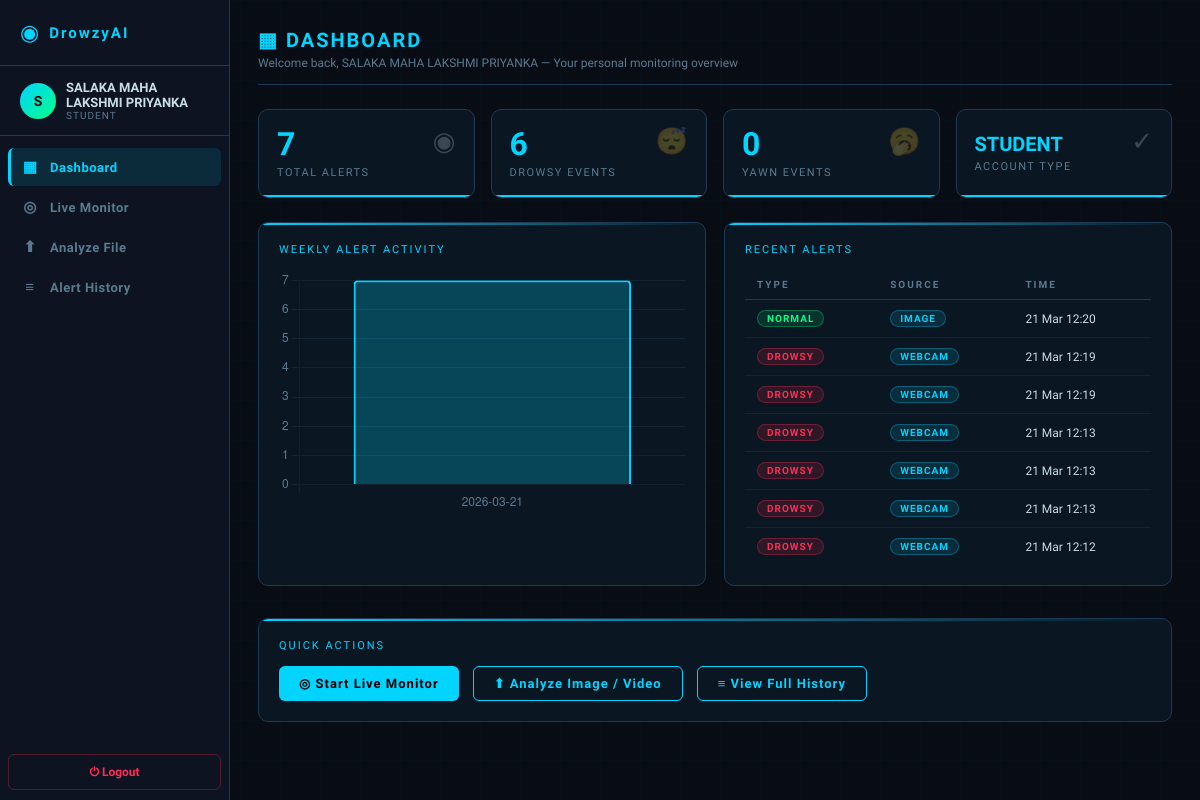
The page /dashboard (signed in) on the database as committed earlier.
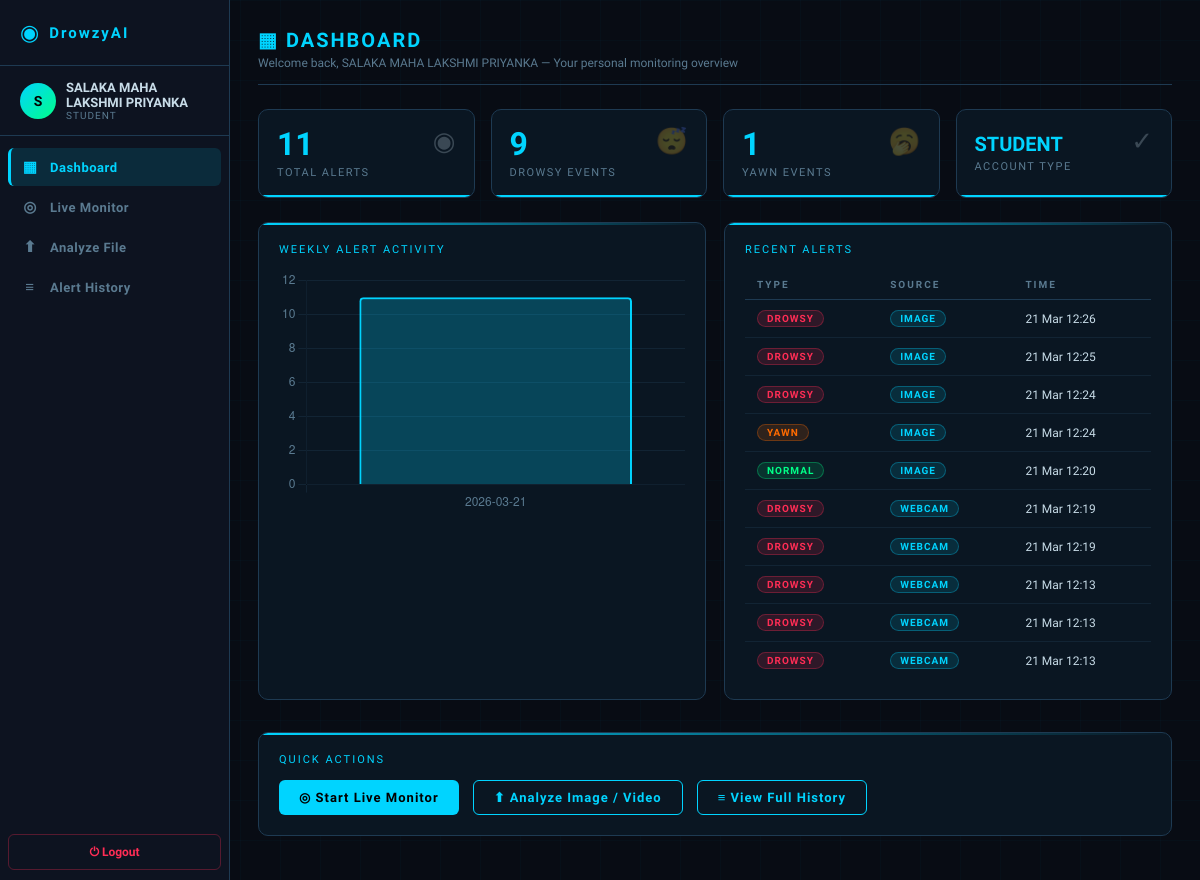
The same page on the database as committed later.
### models/user.py (models this page shows)
class AlertLog(db.Model):
    __tablename__ = 'alert_logs'
    id = db.Column(db.Integer, primary_key=True)
    user_id = db.Column(db.Integer, db.ForeignKey('users.id'), nullable=True)
    alert_type = db.Column(db.String(50))
    source = db.Column(db.String(20))
    confidence = db.Column(db.Float, nullable=True)
    snapshot_path = db.Column(db.String(200), nullable=True)
    timestamp = db.Column(db.DateTime, default=datetime.utcnow)
    details = db.Column(db.Text, nullable=True)

### routes/main_routes.py (the view)
@main_bp.route('/dashboard')
@login_required
def dashboard():
    total_logs  = AlertLog.query.filter_by(user_id=current_user.id).count()
    drowsy_logs = AlertLog.query.filter_by(user_id=current_user.id, alert_type='DROWSY').count()
    yawn_logs   = AlertLog.query.filter_by(user_id=current_user.id, alert_type='YAWN').count()
    recent_logs = AlertLog.query.filter_by(user_id=current_user.id)\
                    .order_by(AlertLog.timestamp.desc()).limit(10).all()
    week_ago = datetime.utcnow() - timedelta(days=7)
    rows = db.session.query(
        func.date(AlertLog.timestamp).label('date'),
        func.count(AlertLog.id).label('count')
    ).filter(
        AlertLog.user_id == current_user.id,
        AlertLog.timestamp >= week_ago
    ).group_by(func.date(AlertLog.timestamp)).all()
    weekly = [{'date': str(r.date), 'count': int(r.count)} for r in rows]
    all_users_count  = 0
    all_alerts_count = 0
    students_count   = 0
    if current_user.role == 'admin':
        all_users_count  = User.query.count()
        all_alerts_count = AlertLog.query.count()
        students_count   = User.query.filter_by(role='student').count()
    return render_template('dashboard.html',
        total_logs=total_logs,
        drowsy_logs=drowsy_logs,
        yawn_logs=yawn_logs,
        recent_logs=recent_logs,
        weekly=weekly,
        all_users_count=all_users_count,
        all_alerts_count=all_alerts_count,
        students_count=students_count
    )

### models/user.py (called while the page is built)
@login_manager.user_loader
def load_user(user_id):
    return User.query.get(int(user_id))

### templates/dashboard.html (shortened to what this page needs)
{% extends 'base.html' %}
{% block content %}
<div class="page-header animate-in">
  <div class="page-title">▦ DASHBOARD</div>
  <div class="page-sub">Welcome back, {{ current_user.name }}
    {% if current_user.role == 'admin' %}
      — <span style="color:var(--warn)">ADMIN VIEW</span>
    {% else %}
      — Your personal monitoring overview
    {% endif %}
  </div>
</div>
<div class="stat-grid animate-in">
  <div class="stat-card" style="--stat-color:var(--accent)">
    <span class="stat-icon">◉</span>
    <div class="stat-value">{{ total_logs }}</div>
    <div class="stat-label">Total Alerts</div>
  </div>
  <div class="stat-card" style="--stat-color:var(--danger)">
    <span class="stat-icon">😴</span>
    <div class="stat-value">{{ drowsy_logs }}</div>
    <div class="stat-label">Drowsy Events</div>
  </div>
  <div class="stat-card" style="--stat-color:var(--warn)">
    <span class="stat-icon">🥱</span>
    <div class="stat-value">{{ yawn_logs }}</div>
    <div class="stat-label">Yawn Events</div>
  </div>
  <div class="stat-card" style="--stat-color:var(--accent2)">
    <span class="stat-icon">✓</span>
    <div class="stat-value" style="font-size:20px;margin-top:6px">{{ current_user.role.upper() }}</div>
    <div class="stat-label">Account Type</div>
  </div>
</div>
<div class="grid-2 animate-in">
  <div class="card">
    <div class="info-title">WEEKLY ALERT ACTIVITY</div>
    {% if weekly %}
    <canvas id="weeklyChart" height="180"></canvas>
    {% else %}
    <div class="text-center text-dim" style="padding:40px 0;">
      <div style="font-size:32px;margin-bottom:8px;">📊</div>
      <div>No data yet — start monitoring to see your graph!</div>
    </div>
    {% endif %}
  </div>
  <div class="card">
    <div class="info-title">RECENT ALERTS</div>
    {% if recent_logs %}
    <table class="data-table">
      <thead><tr><th>Type</th><th>Source</th><th>Time</th></tr></thead>
      <tbody>
        {% for log in recent_logs %}
        <tr>
          <td>
            {% if log.alert_type == 'DROWSY' %}<span class="badge badge-danger">DROWSY</span>
            {% elif log.alert_type == 'YAWN'  %}<span class="badge badge-warning">YAWN</span>
            {% elif log.alert_type == 'NORMAL'%}<span class="badge badge-success">NORMAL</span>
            {% else %}<span class="badge badge-info">{{ log.alert_type }}</span>{% endif %}
          </td>
          <td><span class="badge badge-info">{{ log.source }}</span></td>
          <td style="font-size:12px;color:var(--text-dim)">
            {{ log.timestamp.strftime('%d %b %H:%M') }}
          </td>
        </tr>
        {% endfor %}
      </tbody>
    </table>
    {% else %}
    <div class="text-center text-dim" style="padding:30px">
      <div style="font-size:28px;margin-bottom:8px;">🎯</div>
      No alerts yet. Start monitoring!
    </div>
    {% endif %}
  </div>
</div>
<div class="card mt-2 animate-in">
  <div class="info-title">QUICK ACTIONS</div>
  <div class="d-flex gap-2" style="flex-wrap:wrap;">
    <a href="{{ url_for('main.webcam') }}" class="btn btn-primary">◎ Start Live Monitor</a>
    <a href="{{ url_for('main.upload') }}" class="btn btn-outline">⬆ Analyze Image / Video</a>
    <a href="{{ url_for('main.history') }}" class="btn btn-outline">≡ View Full History</a>
  </div>
</div>
{% endblock %}
{% block scripts %}
<script>
const weeklyData = {{ weekly | tojson }};
if (weeklyData && weeklyData.length > 0) {
  const labels = weeklyData.map(d => d.date || '');
  const counts  = weeklyData.map(d => d.count || 0);
  new Chart(document.getElementById('weeklyChart'), {
    type: 'bar',
    data: {
      labels: labels,
      datasets: [{
        label: 'Alerts',
        data: counts,
        backgroundColor: 'rgba(0,212,255,0.25)',
        borderColor: '#00d4ff',
        borderWidth: 2,
        borderRadius: 4,
      }]
    },
    options: {
      responsive: true,
      plugins: { legend: { display: false } },
      scales: {
        x: { ticks: { color: '#5a7a90' }, grid: { color: 'rgba(30,58,82,0.4)' } },
        y: { ticks: { color: '#5a7a90' }, grid: { color: 'rgba(30,58,82,0.4)' }, beginAtZero: true }
      }
    }
  });
}
</script>
{% endblock %}

Rows that differ between the two databases and show on the page:
no longer on this page (row unchanged): AlertLog: alert_type "DROWSY", source "WEBCAM", timestamp "21 Mar 12:12"
added AlertLog: alert_type "DROWSY", source "IMAGE", timestamp "21 Mar 12:26"
added AlertLog: alert_type "DROWSY", source "IMAGE", timestamp "21 Mar 12:25"
added AlertLog: alert_type "DROWSY", source "IMAGE", timestamp "21 Mar 12:24"
added AlertLog: alert_type "YAWN", source "IMAGE", timestamp "21 Mar 12:24"
Other text that changed with them:
{{ total_logs }}: "7" → "11"
{{ drowsy_logs }}: "6" → "9"
{{ yawn_logs }}: "0" → "1"
chart data {{ weekly | tojson }}: [{"count": 7, "date": "2026-03-21"}] → [{"count": 11, "date": "2026-03-21"}]
